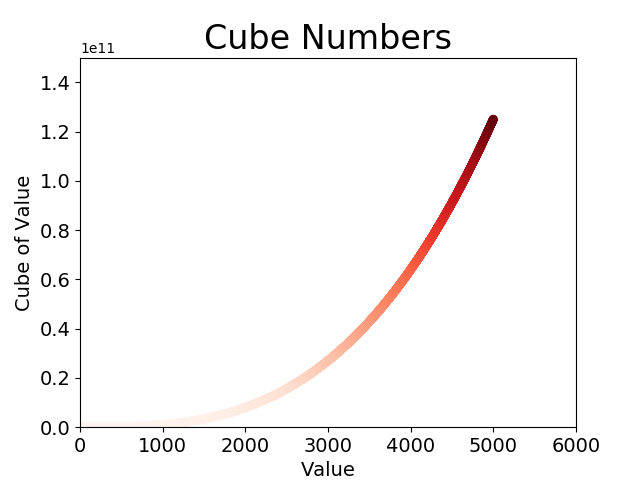

Write Python code to recreate this figure.
# Cubes: A number raised to the third power is a cube. Plot the first
# five cubic numbers, and then plot the first 5000 cubic numbers.

import matplotlib.pyplot as plt

x_values = list(range(1, 5001))
y_values = [x**3 for x in x_values]

plt.scatter(x_values, y_values, c=y_values, cmap=plt.cm.Reds,
    edgecolor='none',s=40)

# Se chart title and label axes.
plt.title("Cube Numbers", fontsize=24)
plt.xlabel("Value", fontsize=14)
plt.ylabel("Cube of Value", fontsize=14)

# Set size of tick labels.
plt.tick_params(axis='both', which='major', labelsize=14)

# Set the range for each axis.
plt.axis([0, 6000, 0, 150000000000])

plt.show()
